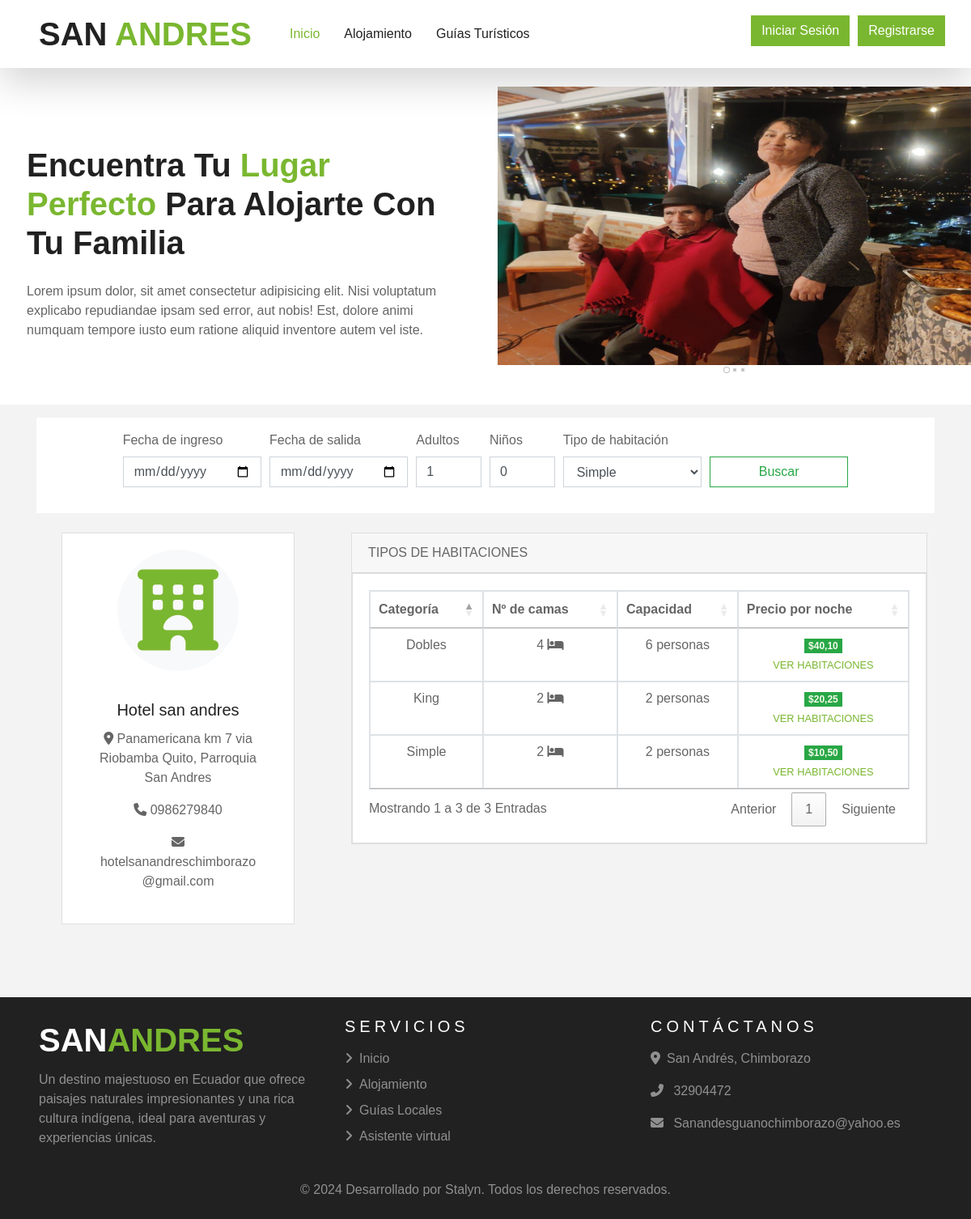
/detalle/1, run on the app's committed database.
### alojamiento/models.py (models this page shows, shortened)
class Alojamiento(models.Model):
    user  = models.ForeignKey(Usuario,on_delete=models.CASCADE)
    nombre = models.CharField(
    unique=True,
    max_length=150,
    validators=[
        RegexValidator(
            regex=r'^[a-zA-ZáéíóúÁÉÍÓÚñÑ\s-]+$',
            message='El nombre solo puede contener letras, espacios, guiones y tildes.'
        )
    ]
)
    email = models.EmailField(validators=[EmailValidator(message='Correo electrónico no válido.')], unique=True)
    descripcion = models.TextField(null=False, blank= False)
    imagen = models.FileField(upload_to="alojamiento_galeria", validators=[FileExtensionValidator(allowed_extensions=['jpg', 'jpeg', 'png','webp'])])
    direccion = models.CharField(max_length=200)
    celular = models.CharField(
        max_length=10,
        unique=True,
        validators=[
            RegexValidator(
                regex=r'^\d{10}$',
                message='Número de celular no válido. Debe tener exactamente 10 dígitos.'
            )
        ]
    )
    estado = models.CharField(max_length=20, choices=ALOJAMIENTO_ESTADO, default="Borrador")
    fecha_creacion = models.DateTimeField(auto_now_add=True)
    def galeria_alojamiento(self):
        return GaleriaAlojamiento.objects.filter(alojamiento=self)
    def alojamiento_habitaciones_tipos(self):
        return TipoAlojamiento.objects.filter(alojamiento=self)

class GaleriaAlojamiento(models.Model):
    alojamiento = models.ForeignKey(Alojamiento, on_delete=models.CASCADE)
    imagen = models.FileField(upload_to="galeria_alojamiento", validators=[FileExtensionValidator(allowed_extensions=['jpg', 'jpeg', 'png','webp'])])
    class Meta:
        verbose_name_plural = "Galería Alojamiento"

class TipoAlojamiento(models.Model):
    alojamiento = models.ForeignKey(Alojamiento, on_delete=models.CASCADE)
    tipo = models.CharField(max_length=1000)
    precio = models.DecimalField(max_digits=12, decimal_places=2, default=0.00,validators=[MinValueValidator(0)])
    imagen_1 = models.FileField(upload_to="galeria_tipo_alojamiento", null=False, blank=False)
    numero_camas = models.PositiveSmallIntegerField(default=0, validators=[MinValueValidator(0)])
    capacidad = models.PositiveSmallIntegerField(default=0, validators=[MinValueValidator(0)])
    class Meta:
        verbose_name_plural = "Tipo Alojamiento"

### alojamiento/views.py (the view)
# urls.py: path("detalle/<int:pk>", views.alojamiento_detalle, name="alojamiento_detalle"),
def alojamiento_detalle(request, pk):
    alojamiento = Alojamiento.objects.get(estado="Aprobado", pk=pk)
    context = {
        "alojamiento": alojamiento,
    }
    return render(request, "alojamiento/alojamiento_detalle.html", context)

### templates/alojamiento/alojamiento_detalle.html (shortened to what this page needs)
{% extends 'base.html' %}
{% load static %}
{% block slider_content %}
 <link rel="stylesheet" href="https://cdn.datatables.net/1.11.5/css/jquery.dataTables.min.css">
<link rel="stylesheet" href="https://cdn.jsdelivr.net/npm/sweetalert2@11/dist/sweetalert2.min.css">
<div class="container-fluid header bg-white p-0">
    <div class="row g-0 align-items-center flex-column-reverse flex-md-row">
        <div class="col-md-6 p-5 mt-lg-5">
            <h1 class="display-5 animated fadeIn mb-4">Encuentra Tu <span class="text-primary">Lugar Perfecto</span> Para Alojarte Con Tu Familia</h1>
            <p class="animated fadeIn mb-4 pb-2">
               {{alojamiento.descripcion}}
                </p>
        </div>
        <div class="col-md-6 animated fadeIn">
            <div class="owl-carousel header-carousel owl-loaded owl-drag">
                <div class="owl-stage-outer">
                    <div class="swiper swiper-hero">
                        <div class="swiper-wrapper">
                            {% for galeria_imagen in alojamiento.galeria_alojamiento.all %}
                            <div class="swiper-slide " style="height: 370px; object-fit: cover;">
                                <img src="{{ galeria_imagen.imagen.url }}" class="img-fluid w-100 " />
                            </div>
                            {% endfor %}
                        </div>
                        <div class="swiper-pagination"></div>
                    </div>
                </div>
            </div>
        </div>
    </div>
</div>
    <link rel="stylesheet" href="https://cdn.jsdelivr.net/npm/swiper@8/swiper-bundle.min.css" />
{% endblock slider_content %}
{% block content %}
<div class="container mt-3">
    <nav class="navbar navbar-light bg-light">
        <form class="w-100" method="post" action="{% url 'reservacion:habitacion_disponible' %}" id="reservationForm">
            <div class="form-row justify-content-center mt-2 mb-2">
                <div class="form-group col-md-2">
                    <label for="fecha_ingreso">Fecha de ingreso</label>
                    <input class="form-control" type="date" id="fecha_ingreso" name="fecha_ingreso" placeholder="Fecha de ingreso" required>
                </div>
                <div class="form-group col-md-2">
                    <label for="fecha_salida">Fecha de salida</label>
                    <input class="form-control" type="date" id="fecha_salida" name="fecha_salida" placeholder="Fecha de salida" required>
                </div>
                <div class="form-group col-md-1">
                    <label for="num_adultos">Adultos</label>
                    <input class="form-control" type="number" id="num_adultos" name="num_adultos" placeholder="Adultos" value="1" min="1" required>
                </div>
                <div class="form-group col-md-1">
                    <label for="num_ninos">Niños</label>
                    <input class="form-control" type="number" id="num_ninos" name="num_ninos" placeholder="Niños" value="0" min="0" required>
                </div>
                <div class="form-group col-md-2">
                    <label for="alojamiento-tipo">Tipo de habitación</label>
                    <select class="form-control" name="alojamiento-tipo" id="alojamiento-tipo">
                        {% for r in alojamiento.alojamiento_habitaciones_tipos %}
                            <option value="{{ r.pk }}" data-capacidad="{{ r.capacidad }}">{{ r.tipo }}</option>
                        {% endfor %}
                    </select>
                </div>
                <div class="form-group col-md-2 d-flex align-items-end">
                    <button class="btn btn-outline-success btn-block" type="submit">Buscar</button>
                </div>
            </div>
        </form>
    </nav>
    <div class="row">
        <div class="col-lg-4 col-md-12 px-4 d-flex align-items-center justify-content-center ">
            <div class="card mt-4 " style="width: 18rem;">
                <div class="card-body text-center">
                    <div  class="profile-icon ">
                        <i  class="fas fa-hotel text-primary " ></i>
                    </div>
                    <div class="card-body text-center">
                        <h5 class="card-title mt-3">{{alojamiento.nombre}}</h5>
                        <p class="card-text"><i class="fas fa-map-marker-alt"></i> {{alojamiento.direccion}}</p>
                        <p class="card-text"><i class="fas fa-phone"></i> {{alojamiento.celular}}</p>
                        <p class="card-text"><i class="fas fa-envelope"></i> {{alojamiento.email}}</p>
                    </div>
                </div>
            </div>
        </div>
        <div class="col-lg-8 col-md-12 px-4">
            <div class="card mt-4">
                <div class="card-header">
                  TIPOS DE HABITACIONES
                </div>
                <div class="card">
                  <div class="card-body">
                    <table class="table table-bordered" id="tabla-alojamiento">
                      <thead class="table text-center">
                        <tr>
                          <th >Categoría</th>
                          <th>Nº de camas</th>
                          <th>Capacidad</th>
                          <th >Precio por noche</th>
                        </tr>
                      </thead>
                      <tbody class="text-center">
                        <tr >
                            {% for r in alojamiento.alojamiento_habitaciones_tipos%}
                                <td>{{r.tipo}}</td>
                                <td>{{r.numero_camas}}
                                    <i class="fa-solid fa-bed"></i>
                                </td>
                                <td>{{r.capacidad}}
                                    personas
                                </td>
                                <td><span class="badge bg-success text-secondary">${{r.precio}}</span>
                                    <br>
                                    <a href="{% url 'alojamiento:tipos_alojamiento_detalle' r.alojamiento.pk r.pk %}">
                                        <span class="mt-2 small">VER HABITACIONES</span>
                                    </a>
                                </td>
                                </tr>
                            {%endfor%}
                      </tbody>
                    </table>
                  </div>
                </div>
              </div>
        </div>
    </div>
</div>
{% endblock %}

### templates/alojamiento/alojamiento_detalle.html (style rules this page uses)
@media (min-width: 1024px) { .swiper-hero img { height: 344px; } }
.swiper-hero .swiper-pagination { --swiper-pagination-color: white; --swiper-pagination-bullet-size: 6px; --swiper-pagination-bullet-inactive-color: #000; --swiper-pagination-bullet-inactive-opacity: 0.25; --swiper-pagination-bullet-opacity: 1; --swiper-pagination-bullet-horizontal-gap: 2px; }
.profile-icon { font-size: 100px; width: 150px; height: 150px; border-radius: 50%; display: flex; align-items: center; justify-content: center; background-color: #f8f9fa; margin: 0 auto; }

### data on the page
Alojamiento: descripcion "Lorem ipsum dolor, sit amet consectetur adipisicing elit. Nisi voluptatum explicabo repudiandae ipsam sed error, aut nobis! Est, dolore animi numquam tempore iusto eum ratione aliquid inventore autem vel iste.", nombre "Hotel san andres", direccion "Panamericana km 7 via Riobamba Quito, Parroquia San Andres", celular "0986279840", email "hotelsanandreschimborazo@gmail.com"
GaleriaAlojamiento: imagen (picture)
TipoAlojamiento: tipo "Simple", numero_camas "2", capacidad "2", precio "10,50"
TipoAlojamiento: tipo "King", numero_camas "2", capacidad "2", precio "20,25"
TipoAlojamiento: tipo "Dobles", numero_camas "4", capacidad "6", precio "40,10"

### other printed values
form field alojamiento-tipo "Simple"
